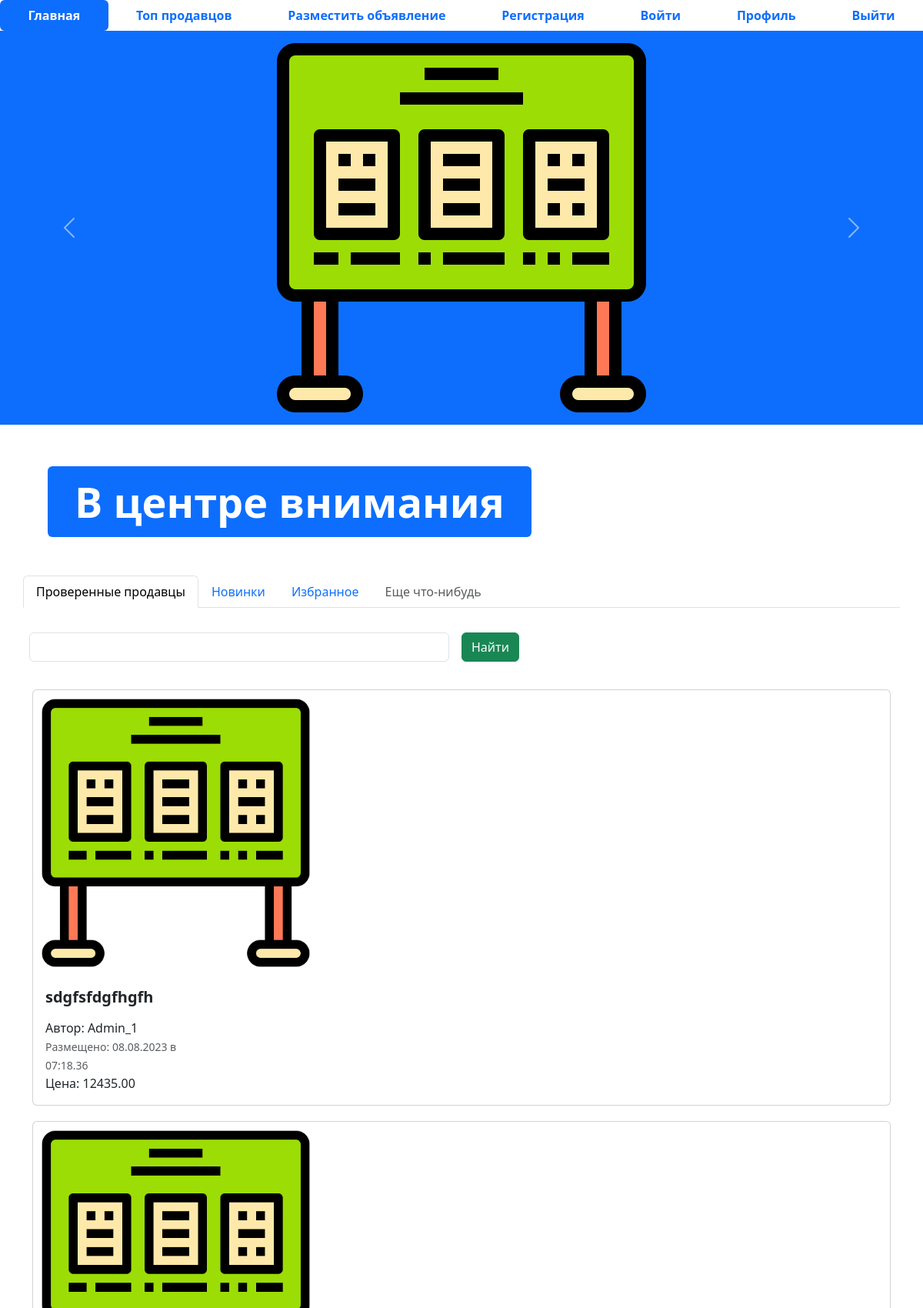
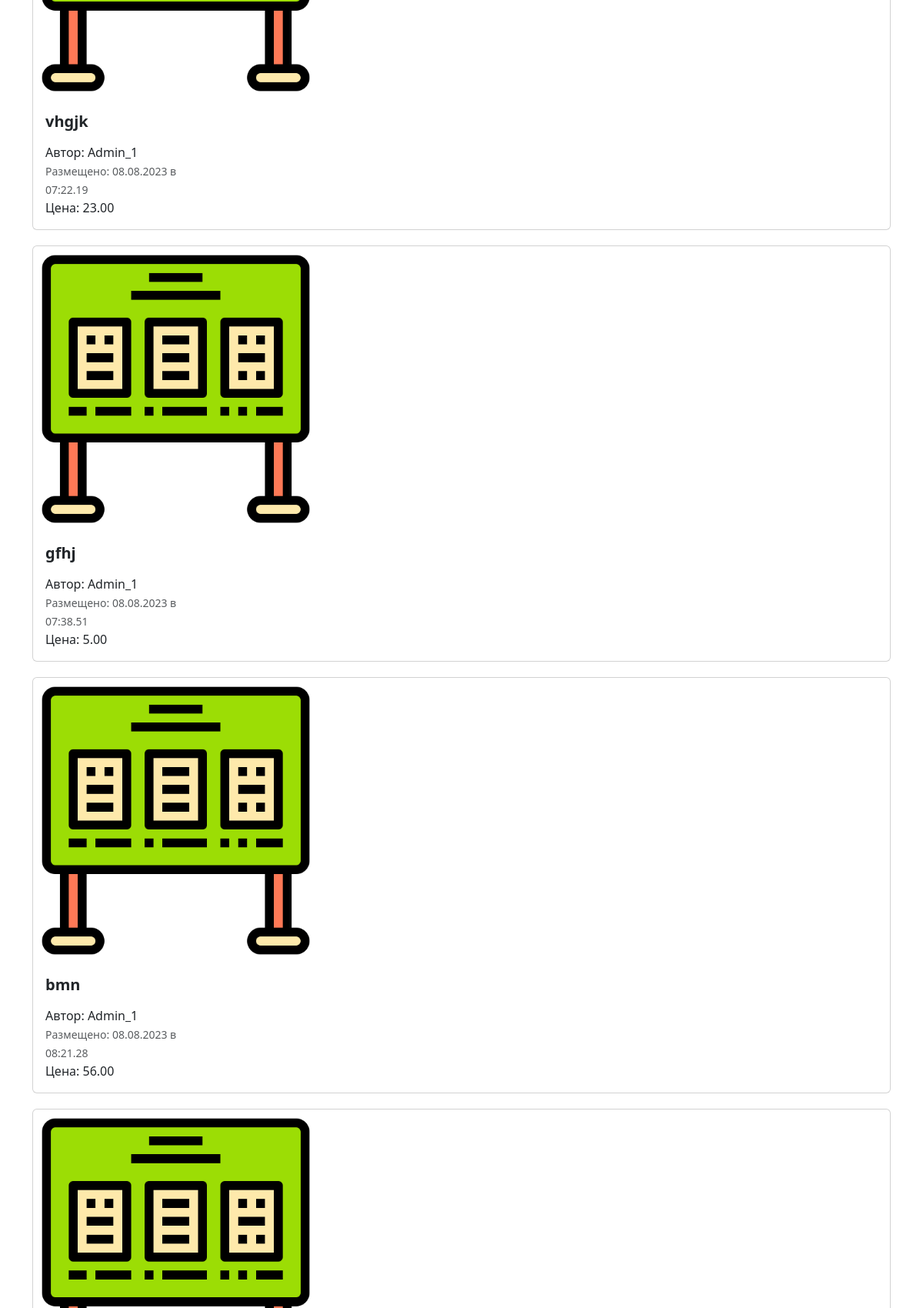
The page / (upper part) on the database its author committed (2 pictures, top to bottom).
### my_lesson_5/models.py (models this page shows, shortened)
class Advertisment(models.Model):
    class Meta:
        db_table = "advertisment"
    photo = models.ImageField("изображение", upload_to="my_lesson_5")
    title = models.CharField("Заголовок", max_length=128)
    description = models.TextField("Описание")
    price = models.DecimalField("Цена", max_digits=10, decimal_places=2)
    created_at = models.DateTimeField(auto_now_add=True)
    updated_at = models.DateTimeField(auto_now=True)
    category = models.SmallIntegerField("Категория")
    author = models.CharField("Автор", max_length=20)
    location = models.CharField("Локация", max_length=255)
    action = models.BooleanField("Торг", help_text="Отметьте, если торг уместен")
    user = models.ForeignKey(User,verbose_name="Автор",on_delete=models.CASCADE)
    @admin.display(description="Дата создания")
    def created_date(self):
        if self.created_at == timezone.now().date():
            create_time=self.created_at.strftime("%H:%M.%S")
            return format_html('<span style="color: teal; font-weight: bold>Сегодня в </span>',create_time)
        return self.created_at.strftime("%d.%m.%Y в %H:%M.%S")

### my_lesson_5/views.py (the view)
# urls.py: path("",index , name="main_page"),
def index(request):
    adverts=Advertisment.objects.all()
    context={"advert":adverts}
    return render(request, 'index.html', context)

### Templates/index.html (shortened to what this page needs)
{% extends 'base.html' %}
{% load static %}
{% block content %}
<ul class="nav nav-pills sticky-top bg-white nav-fill">
  <li class="nav-item">
    <a class="nav-link active" aria-current="page" href="{% url 'main_page' %}">
      <span style="font-weight: bold;">Главная</span>
    </a>
  </li>
  <li class="nav-item">
    <a class="nav-link" href="{% url 'top-sellers' %}"><span style="font-weight: bold;">Топ продавцов</span>
    </a>
  </li>
  <li class="nav-item">
    <a class="nav-link" href="{% url 'advertisement-post' %}">
      <span style="font-weight: bold;">Разместить объявление</span>
    </a>
  </li>
  <li class="nav-item">
    <a class="nav-link" href="{% url 'register' %}">
      <span style="font-weight: bold;">Регистрация</span>
    </a>
  </li>
  <li class="nav-item">
    <a class="nav-link" href="{% url 'login' %}">
      <span style="font-weight: bold;">Войти</span>
    </a>
  </li>
  <li class="nav-item">
    <a class="nav-link" href="{% url 'profile' %}">
      <span style="font-weight: bold;">Профиль</span>
    </a>
  </li>
  <li class="nav-item">
    <a class="nav-link" href="#">
      <span style="font-weight: bold;">Выйти</span>
    </a>
  </li>
</ul>
<div id="carouselExampleControls" class="carousel slide bg-primary" data-bs-ride="carousel">
  <div class="carousel-inner">
    <div class="carousel-item active">
      <img src="{% static 'img/adv.png' %}" class="mx-auto d-block w-33" alt="...">
    </div>
  </div>
  <button class="carousel-control-prev" type="button" data-bs-target="#carouselExampleControls" data-bs-slide="prev">
    <span class="carousel-control-prev-icon" aria-hidden="true"></span>
  </button>
  <button class="carousel-control-next" type="button" data-bs-target="#carouselExampleControls" data-bs-slide="next">
    <span class="carousel-control-next-icon" aria-hidden="true"></span>
  </button>
</div>
<div class="container" style="margin: 50px;">
  <div class="display-2">
    <span class="badge bg-primary">В центре внимания</span>
  </div>
</div>
<div class="container">
  <div class="row">
    <ul class="nav nav-tabs bg-white">
      <li class="nav-item">
        <a class="nav-link active" aria-current="page" href="#">Проверенные продавцы</a>
      </li>
      <li class="nav-item">
        <a class="nav-link" href="#">Новинки</a>
      </li>
      <li class="nav-item">
        <a class="nav-link" href="#">Избранное</a>
      </li>
      <li class="nav-item">
        <a class="nav-link disabled" href="#" tabindex="-1" aria-disabled="true">Еще что-нибудь</a>
      </li>
    </ul>
    <form class="row g-3">
      <div class="col-auto w-50">
        <input type="text" class="form-control">
      </div>
      <div class="col-auto">
        <button type="submit" class="btn btn-success mb-3">Найти</button>
      </div>
    </form>
  </div>
  {% for adv in advert %}
  <div class="col">
    <div class="card mb-2" style="max-width: 1200px; margin-top: 20px;">
      <div class="row g-0">
        <div class="col-md-4">
          <a href="advertisement.html" class="nav-link">
            <img src= "{% if adv.photo %} {{ adv.photo.url }} {% endif %}" class="img-fluid rounded-start" alt="Card title">
          </a>
        <div class="col-md-8">
          <div class="card-body">
            <h5 class="card-title">
              <a href="advertisement.html" class="nav-link"><strong>{{ adv.title }}</strong></a>
            </h5>
            <a href="advertisement.html" class="nav-link">
              <span>Автор: {{ adv.user }}</span>
              <p class="card-text"><small class="text-muted">Размещено: {{ adv.created_date }}</small></p>
              <a>Цена: {{ adv.price }}</a>
            </a>
          </div>
        </div>
      </div>
    </div>
  </div>
  {% endfor %}
</div>
{% endblock %}

### Templates/base.html (shortened to what this page needs)
<!DOCTYPE html>
{% load static %}
<html lang="en">
  <head>
    <link href="{% static 'css/bootstrap.min.css' %}" rel="stylesheet">
    <link rel="stylesheet" href="{% static 'css/fontello.css' %}">
  </head>
  <body>
    {% block content %}
    {% endblock %}
  </body>
</html>

### rows shown on the page
Advertisment: photo (picture), title "sdgfsfdgfhgfh", user "Admin_1", created_date "08.08.2023 в 07:18.36", price "12435.00"
Advertisment: photo (picture), title "vhgjk", user "Admin_1", created_date "08.08.2023 в 07:22.19", price "23.00"
Advertisment: photo (picture), title "gfhj", user "Admin_1", created_date "08.08.2023 в 07:38.51", price "5.00"
Advertisment: photo (picture), title "bmn", user "Admin_1", created_date "08.08.2023 в 08:21.28", price "56.00"
Advertisment: photo (picture)
